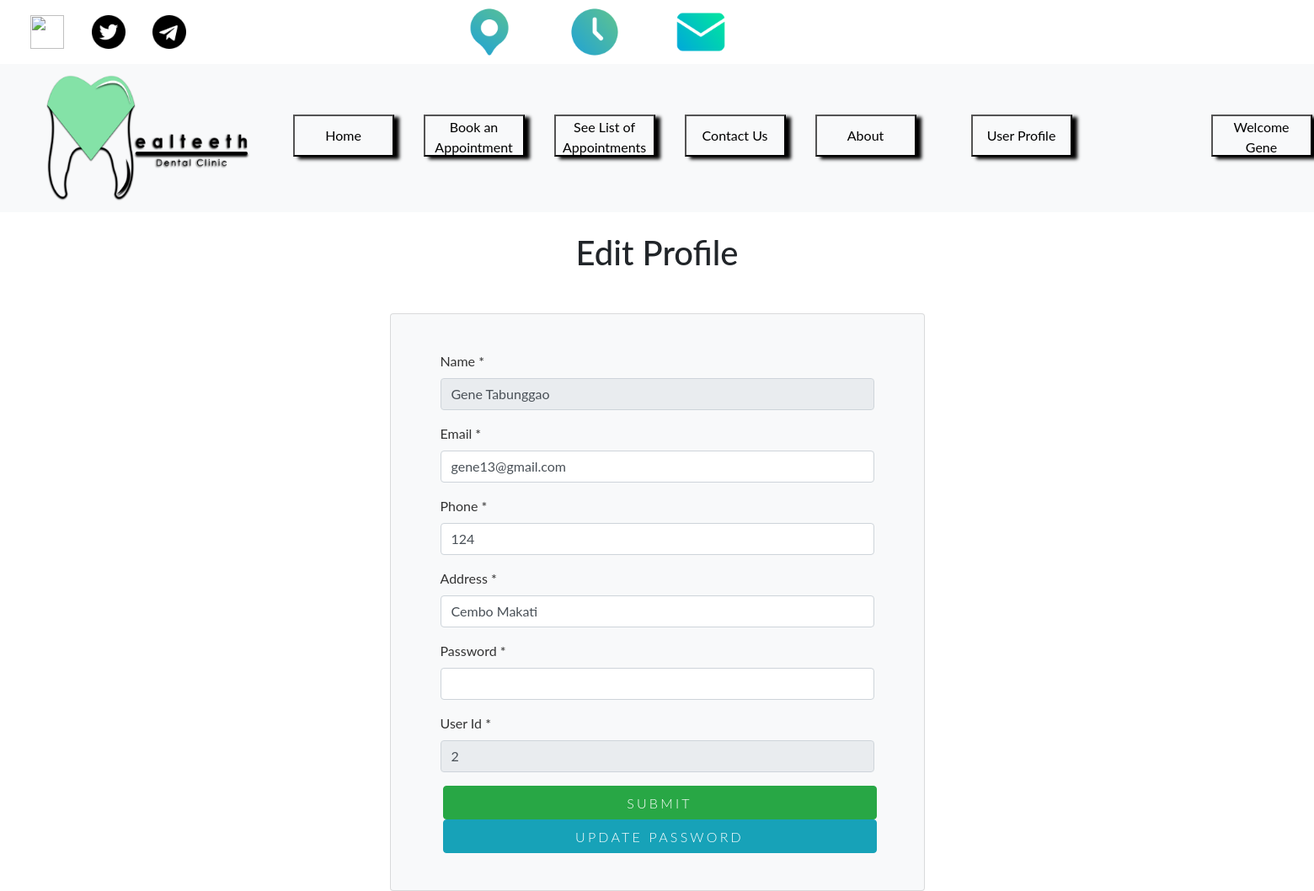
The page /userprofile.php (signed in) on the database its author committed.
### tables this page shows
CREATE TABLE `user` (
  `id` int(11) NOT NULL,
  `full_name` varchar(100) NOT NULL,
  `email_address` varchar(100) NOT NULL,
  `password` varchar(100) NOT NULL,
  `contact_number` int(100) NOT NULL,
  `full_address` varchar(100) NOT NULL,
  `role` varchar(11) NOT NULL DEFAULT 'Patient'
);

### userprofile.php (the view, shortened to what this page needs)
<?php
include 'config2.php';
$id = $_SESSION['id'];
$result = mysqli_query($con, "SELECT * FROM user where id = $id");
while($row = mysqli_fetch_array($result)){
$full_name = $row['full_name'];
$email_address = $row['email_address'];
$contact_number = $row['contact_number'];
$full_address = $row['full_address'];
}
?>
<!DOCTYPE html>
<html>
<head>
    <link rel="stylesheet" type="text/css" href="https://maxcdn.bootstrapcdn.com/bootstrap/4.0.0/css/bootstrap.min.css">
</head>
<body>
<nav class="navbar navbar-white bg-white flex-nowrap">
        <a class="navbar-brand" href="#">
            <img src="assets/image/Facebook.png" alt="" width="40" height=40>
        </a>
        <a class="navbar-brand" href="#">
            <img src="assets/image/Twitter.png" alt="" width="40" height=40>
        </a>
        <a class="navbar-brand" href="#">
            <img src="assets/image/Telegram.png" alt="" width="40" height=40>
        </a>
    <div class="container-fluid nav justify-content-center">
        <ul class="nav">
            <li class="nav-item">
                    <img src="assets/image/Location.png" alt="" width="60" height="60">
                </li>
                <li class="nav-item">
                    <img src="assets/image/Time.png" alt="" width="60" height="60">
                </li>
                <li class="nav-item">
                    <img src="assets/image/Email.png" alt="" width="60" height="60">
                </li>
        </ul>
    </div>
</nav>
<nav class="navbar navbar-expand-md sticky-top navbar-light bg-light">
    <div class="navbar-collapse collapse w-100 order-1 order-md-0 dual-collapse2">
        <ul class="navbar-nav mr-auto">
            <li class="nav-item active">
                <a class="navbar-brand" href="#">
                    <img src="assets/image/LOGO.png" alt="" width="320" height="150">
                </a>
            </li>
        </ul>
    </div>
    <div class="mx-auto order-0">
         <ul class="navbar-nav ml-auto">
            <li class="nav-item">
              <button class="custom" onclick="window.location='welcome.php';">Home</button>
            </li>
            <li class="nav-item">
                <button class="custom1" onclick="window.location='appointmentbook.php';">Book an Appointment</button>
            </li>
            <li class="nav-item">
                <button class="custom2" onclick="window.location='appointmentlist.php';">See List of Appointments</button>
            </li>
            <li class="nav-item">
                <button class="custom3">Contact Us</button>
            </li>
            <li class="nav-item">
                <button class="custom4">About</button>
            </li>
            <li class="nav-item">
                <button class="custom5" onclick="window.location='userprofile.php';">User Profile</button>
            </li>
            <li class="nav-item">
                <button class="custom6">Welcome <?php echo $full_name;?></button>
            </li>
            <li class="nav-item">
            </li>
        </ul>
    </div>
</nav>
<div class="container">
    <br>
    <h1 align="center">Edit Profile</h1>
     <div class="row ">
      <div class="col-lg-7 mx-auto">
        <div class="card mt-2 mx-auto p-4 bg-light">
            <div class="card-body bg-light">
            <div class = "container">
           <form method="POST" enctype="multipart/form-data">
            <div class="controls">
                <div class="row">
                    <div class="col-md-12">
                        <div class="form-group">
                            <label for="form_name">Name *</label>
                            <input id="form_name" type="text" name="patient_name" class="form-control"
                            value ="<?php echo $full_name;?>" disabled required="required" data-error="Firstname is required.">
                        </div>
                    </div>
                </div>
                <div class="row">
                    <div class="col-md-12">
                        <div class="form-group">
                            <label for="form_email">Email *</label>
                            <input id="form_email" type="text" name="email" class="form-control"
                            value ="<?php echo $email_address;?>" required="required" data-error="Valid email is required.">
                        </div>
                    </div>
                </div>
                 <div class="row">
                    <div class="col-md-12">
                        <div class="form-group">
                            <label for="form_name">Phone *</label>
                            <input id="form_name" type="text" name="phone" class="form-control" value ="<?php echo $contact_number;?>" required="required" data-error="Firstname is required.">
                        </div>
                    </div>
                </div>
                 <div class="row">
                    <div class="col-md-12">
                        <div class="form-group">
                            <label for="form_name">Address *</label>
                            <input id="form_name" type="text" name="address" class="form-control" value ="<?php echo $full_address;?>" required="required" data-error="Firstname is required.">
                        </div>
                    </div>
                </div>
                 <div class="row">
                    <div class="col-md-12">
                        <div class="form-group">
                            <label for="form_name">Password *</label>
                            <input id="form_name" type="password" name="password" class="form-control" value =""  data-error="Firstname is required.">
                        </div>
                    </div>
                </div>
                 <div class="row">
                    <div class="col-md-12">
                        <div class="form-group">
                            <label for="form_name">User Id *</label>
                            <input id="form_name" type="text" name="userid" class="form-control" disabled value ="<?php echo $id;?>" required="required" data-error="Firstname is required.">
                        </div>
                    </div>
                </div>
        <div class="row">
            <div class="col-md-12">
                <input type="submit" class="btn btn-success btn-send  pt-2 btn-block " value="Submit" name="action" >
            </div>
            <div class="col-md-12">
                <input type="submit" class="btn btn-info btn-send  pt-2 btn-block " value="Update Password" name="action" >
            </div>
        </div>
         </form>
    </div>
    </div>
</div>
</div>
</body>
</html>

### userprofile.php (style rules this page uses)
.custom { display: inline-block; width: 120px; height: 50px; background: url("../images/v16_28.png"); background-repeat: no-repeat; background-position: center center; background-size: cover; opacity: 1; position: relative; left: -70px; box-shadow: 6px 3px 4px rgba(0, 0, 0, 1); overflow: hidden; }
.custom1 { width: 120px; height: 50px; background: url("../images/v16_28.png"); background-repeat: no-repeat; background-position: center center; background-size: cover; opacity: 1; position: relative; left: -35px; box-shadow: 6px 3px 4px rgba(0, 0, 0, 1); overflow: hidden; }
.custom2 { width: 120px; height: 50px; background: url("../images/v16_28.png"); background-repeat: no-repeat; background-position: center center; background-size: cover; opacity: 1; position: relative; left: 0px; box-shadow: 6px 3px 4px rgba(0, 0, 0, 1); overflow: hidden; }
.custom3 { width: 120px; height: 50px; background: url("../images/v16_28.png"); background-repeat: no-repeat; background-position: center center; background-size: cover; opacity: 1; position: relative; left: 35px; box-shadow: 6px 3px 4px rgba(0, 0, 0, 1); overflow: hidden; }
.custom4 { width: 120px; height: 50px; background: url("../images/v16_28.png"); background-repeat: no-repeat; background-position: center center; background-size: cover; opacity: 1; position: relative; left: 70px; box-shadow: 6px 3px 4px rgba(0, 0, 0, 1); overflow: hidden; }
.custom5 { width: 120px; height: 50px; background: url("../images/v16_28.png"); background-repeat: no-repeat; background-position: center center; background-size: cover; opacity: 1; position: relative; left: 135px; box-shadow: 6px 3px 4px rgba(0, 0, 0, 1); overflow: hidden; }
.custom6 { width: 120px; height: 50px; background: url("../images/v16_28.png"); background-repeat: no-repeat; background-position: center center; background-size: cover; opacity: 1; position: relative; left: 300px; box-shadow: 6px 3px 4px rgba(0, 0, 0, 1); overflow: hidden; }
body { font-family: 'Lato', sans-serif; }
h1 { margin-bottom: 40px; }
label { color: #333; }
.btn-send { font-weight: 300; text-transform: uppercase; letter-spacing: 0.2em; width: 80%; margin-left: 3px; }
.card { margin-left: 10px; margin-right: 10px; }

### rows shown on the page
user: full_name "Gene…", patient_name "Gene Tabunggao", email "gene13@gmail.com", phone "124", address "Cembo Makati"
